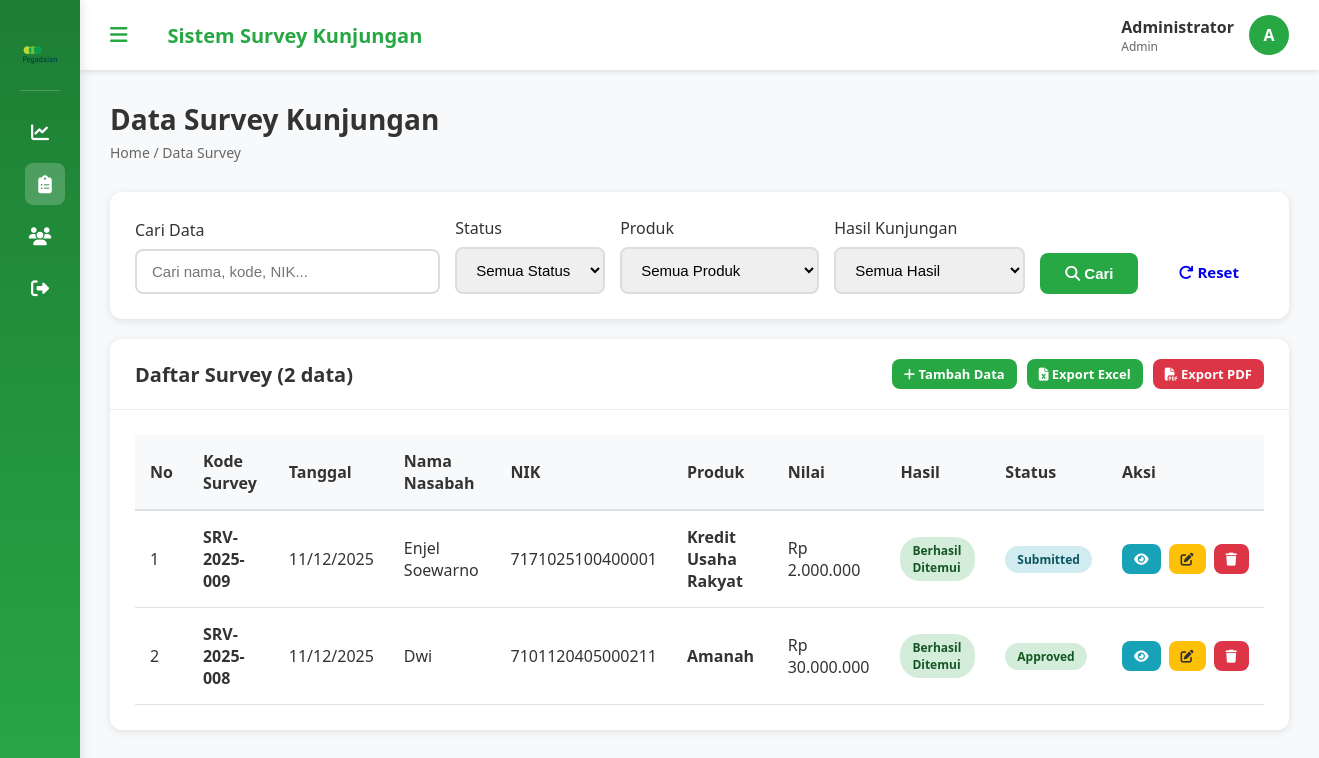
The app's page /survey.php (signed in) with its own data.
### tables this page shows
CREATE TABLE `survey_kunjungan` (
  `id` int(11) NOT NULL,
  `kode_survey` varchar(20) NOT NULL,
  `tanggal_kunjungan` date NOT NULL,
  `nama_nasabah` varchar(100) NOT NULL,
  `nik_nasabah` varchar(20) NOT NULL,
  `alamat_nasabah` text NOT NULL,
  `no_telepon` varchar(15) DEFAULT NULL,
  `jenis_produk` enum('Kupedes','Mulia Multimate','Kredit Usaha Rakyat','Arrum Ekspress Loan','Amanah','Krasida') NOT NULL,
  `nilai_transaksi` decimal(15,2) DEFAULT NULL,
  `tujuan_kunjungan` enum('Survey Awal','Follow Up','Penagihan','Verifikasi Data','Lainnya') NOT NULL,
  `hasil_kunjungan` enum('Berhasil Ditemui','Tidak Ada di Tempat','Pindah Alamat','Menolak','Proses Lanjut') NOT NULL,
  `catatan_surveyor` text DEFAULT NULL,
  `latitude` decimal(10,8) DEFAULT NULL,
  `longitude` decimal(11,8) DEFAULT NULL,
  `foto_bukti` varchar(255) DEFAULT NULL,
  `foto_ktp` varchar(255) DEFAULT NULL,
  `foto_dokumentasi` varchar(255) DEFAULT NULL,
  `status_survey` enum('Draft','Submitted','Approved','Rejected') DEFAULT 'Draft',
  `surveyor_id` int(11) DEFAULT NULL,
  `created_at` timestamp NOT NULL DEFAULT current_timestamp(),
  `updated_at` timestamp NOT NULL DEFAULT current_timestamp() ON UPDATE current_timestamp()
);

### config/database.php (called while the page is built, shortened)
<?php
function format_rupiah($angka)
{
    return 'Rp ' . number_format($angka, 0, ',', '.');
}

### survey.php (the view, shortened to what this page needs)
<?php
include 'includes/header.php';
$search = isset($_GET['search']) ? clean_input($_GET['search']) : '';
$filter_status = isset($_GET['status']) ? clean_input($_GET['status']) : '';
$filter_produk = isset($_GET['jenis_produk']) ? clean_input($_GET['jenis_produk']) : '';
$filter_hasil = isset($_GET['hasil']) ? clean_input($_GET['hasil']) : '';
$where_clauses = [];
$where_sql = !empty($where_clauses) ? 'WHERE ' . implode(' AND ', $where_clauses) : '';
$limit = 10;
$page = isset($_GET['page']) ? intval($_GET['page']) : 1;
$offset = ($page - 1) * $limit;
$total_query = $conn->query("SELECT COUNT(*) as total FROM survey_kunjungan $where_sql");
$total_records = $total_query->fetch_assoc()['total'];
$query = "SELECT sk.*, u.nama_lengkap as nama_surveyor
          FROM survey_kunjungan sk
          LEFT JOIN users u ON sk.surveyor_id = u.id
          $where_sql
          ORDER BY sk.created_at DESC
          LIMIT $limit OFFSET $offset";
$result = $conn->query($query);
?>
<div class="page-header">
    <h1>Data Survey Kunjungan</h1>
    <p class="breadcrumb">Home / Data Survey</p>
</div>
<div class="card">
    <div class="card-body">
        <form method="GET" action="survey.php" style="display: flex; gap: 15px; flex-wrap: wrap; align-items: end;">
            <div class="form-group" style="flex: 1; min-width: 200px; margin-bottom: 0;">
                <label>Cari Data</label>
                <input type="text" name="search" class="form-control"
                    placeholder="Cari nama, kode, NIK..."
                    value="<?php echo $search; ?>">
            </div>
            <div class="form-group" style="min-width: 150px; margin-bottom: 0;">
                <label>Status</label>
                <select name="status" class="form-control">
                    <option value="">Semua Status</option>
                </select>
            </div>
            <div class="form-group" style="min-width: 150px; margin-bottom: 0;">
                <label>Produk</label>
                <select name="jenis_produk" class="form-control">
                    <option value="">Semua Produk</option>
                </select>
            </div>
            <div class="form-group" style="min-width: 150px; margin-bottom: 0;">
                <label>Hasil Kunjungan</label>
                <select name="hasil" class="form-control">
                    <option value="">Semua Hasil</option>
                </select>
            </div>
            <button type="submit" class="btn btn-success">
                <i class="fas fa-search"></i> Cari
            </button>
            <a href="survey.php" class="btn btn-secondary">
                <i class="fas fa-redo"></i> Reset
            </a>
        </form>
    </div>
</div>
<div class="card">
    <div class="card-header">
        <h3>Daftar Survey (<?php echo number_format($total_records); ?> data)</h3>
        <div style="display: flex; gap: 10px;">
            <a href="tambah_nasabah.php" class="btn btn-success btn-sm">
                <i class="fas fa-plus"></i> Tambah Data
            </a>
            <a href="exports/export_excel.php?<?php echo http_build_query(['search'=>$search,'status'=>$filter_status,'produk'=>$filter_produk,'hasil'=>$filter_hasil]); ?>"
               class="btn btn-success btn-sm">
                <i class="fas fa-file-excel"></i> Export Excel
            </a>
            <a href="exports/export_pdf.php?<?php echo http_build_query(['search'=>$search,'status'=>$filter_status,'produk'=>$filter_produk,'hasil'=>$filter_hasil]); ?>"
               class="btn btn-danger btn-sm" target="_blank">
                <i class="fas fa-file-pdf"></i> Export PDF
            </a>
        </div>
    </div>
    <div class="card-body">
        <div class="table-responsive">
            <table>
                <thead>
                    <tr>
                        <th>No</th>
                        <th>Kode Survey</th>
                        <th>Tanggal</th>
                        <th>Nama Nasabah</th>
                        <th>NIK</th>
                        <th>Produk</th>
                        <th>Nilai</th>
                        <th>Hasil</th>
                        <th>Status</th>
                        <th>Aksi</th>
                    </tr>
                </thead>
                <tbody>
                <?php if ($result->num_rows > 0): ?>
                    <?php $no = $offset + 1; ?>
                    <?php while ($row = $result->fetch_assoc()): ?>
                    <tr>
                        <td><?php echo $no++; ?></td>
                        <td><strong><?php echo $row['kode_survey']; ?></strong></td>
                        <td><?php echo date('d/m/Y', strtotime($row['tanggal_kunjungan'])); ?></td>
                        <td><?php echo $row['nama_nasabah']; ?></td>
                        <td><?php echo $row['nik_nasabah']; ?></td>
                        <td>
                            <a href="survey.php?jenis_produk=<?php echo urlencode($row['jenis_produk']); ?>" style="text-decoration: none; font-weight: 600; color: #333;">
                                <?php echo $row['jenis_produk']; ?>
                            </a>
                        </td>
                        <td><?php echo format_rupiah($row['nilai_transaksi']); ?></td>
                        <td>
                            <?php
                                switch($row['hasil_kunjungan']) {
                                    case 'Berhasil Ditemui': $badge = 'badge-success'; break;
                                }
                            ?>
                            <a href="survey.php?hasil=<?php echo urlencode($row['hasil_kunjungan']); ?>" class="badge <?php echo $badge; ?>" style="text-decoration: none;">
                                <?php echo $row['hasil_kunjungan']; ?>
                            </a>
                        </td>
                        <td>
                            <?php
                                switch($row['status_survey']) {
                                    case 'Approved': $status_badge = 'badge-success'; break;
                                    case 'Submitted': $status_badge = 'badge-info'; break;
                                }
                            ?>
                            <a href="survey.php?status=<?php echo urlencode($row['status_survey']); ?>" class="badge <?php echo $status_badge; ?>" style="text-decoration: none;">
                                <?php echo $row['status_survey']; ?>
                            </a>
                        </td>
                        <td>
                            <div class="action-buttons">
                                <a href="pratinjau.php?id=<?php echo $row['id']; ?>" class="btn btn-info btn-sm" title="Lihat Detail (Pratinjau)">
                                    <i class="fas fa-eye"></i>
                                </a>
                                <a href="edit_nasabah.php?id=<?php echo $row['id']; ?>" class="btn btn-warning btn-sm" title="Edit Data (Update Nasabah)">
                                    <i class="fas fa-edit"></i>
                                </a>
                                <button onclick="confirmDelete(<?php echo $row['id']; ?>)" class="btn btn-danger btn-sm" title="Hapus">
                                    <i class="fas fa-trash"></i>
                                </button>
                            </div>
                        </td>
                    </tr>
                    <?php endwhile; ?>
                <?php endif; ?>
                </tbody>
            </table>
        </div>
    </div>
</div>
<?php include 'includes/footer.php'; ?>

### aseets/css/style.css (style rules this page uses)
* { margin: 0; padding: 0; box-sizing: border-box; }
body { font-family: 'Segoe UI', Tahoma, Geneva, Verdana, sans-serif; background: linear-gradient(135deg, #1e7e34 0%, #28a745 100%); min-height: 100vh; color: #333; }
.form-group { margin-bottom: 20px; }
.form-group label { display: block; margin-bottom: 8px; color: #333; font-weight: 500; }
.form-control { width: 100%; padding: 12px 15px; border: 2px solid #ddd; border-radius: 8px; font-size: 15px; transition: all 0.3s; }
.btn { padding: 12px 25px; border: none; border-radius: 8px; cursor: pointer; font-size: 15px; font-weight: 600; transition: all 0.3s; text-decoration: none; display: inline-block; }
.btn-success { background: #28a745; color: white; }
.btn-warning { background: #ffc107; color: #333; }
.btn-danger { background: #dc3545; color: white; }
.btn-info { background: #17a2b8; color: white; }
.btn-sm { padding: 6px 12px; font-size: 13px; }
.page-header { margin-bottom: 30px; }
.page-header h1 { color: #333; font-size: 28px; margin-bottom: 5px; }
.breadcrumb { color: #666; font-size: 14px; }
.card { background: white; border-radius: 12px; box-shadow: 0 2px 8px rgba(0, 0, 0, 0.1); margin-bottom: 20px; }
.card-header { padding: 20px 25px; border-bottom: 1px solid #eee; display: flex; justify-content: space-between; align-items: center; }
.card-header h3 { color: #333; font-size: 20px; }
.card-body { padding: 25px; }
.table-responsive { overflow-x: auto; }
table { width: 100%; border-collapse: collapse; }
table thead { background: #f8f9fa; }
table th { padding: 15px; text-align: left; font-weight: 600; color: #333; border-bottom: 2px solid #dee2e6; }
table td { padding: 15px; border-bottom: 1px solid #dee2e6; }
.badge { padding: 5px 12px; border-radius: 20px; font-size: 12px; font-weight: 600; display: inline-block; }
.badge-success { background: #d4edda; color: #155724; }
.badge-info { background: #d1ecf1; color: #0c5460; }
select.form-control { cursor: pointer; }
.action-buttons { display: flex; gap: 8px; }

### records on screen
survey_kunjungan: kode_survey "SRV-2025-009", tanggal_kunjungan "11/12/2025", nama_nasabah "Enjel Soewarno", nik_nasabah "7171025100400001", jenis_produk "Kredit Usaha Rakyat", nilai_transaksi "Rp 2.000.000", hasil_kunjungan "Berhasil Ditemui", status_survey "Submitted"
survey_kunjungan: kode_survey "SRV-2025-008", tanggal_kunjungan "11/12/2025", nama_nasabah "Dwi", nik_nasabah "7101120405000211", jenis_produk "Amanah", nilai_transaksi "Rp 30.000.000", hasil_kunjungan "Berhasil Ditemui", status_survey "Approved"

### other values on screen
$_SESSION['nama_lengkap'] "Administrator"
$_SESSION['role'] "Admin"
substr($_SESSION['nama_lengkap'], 0, 1) "A"
$total_records "2"
